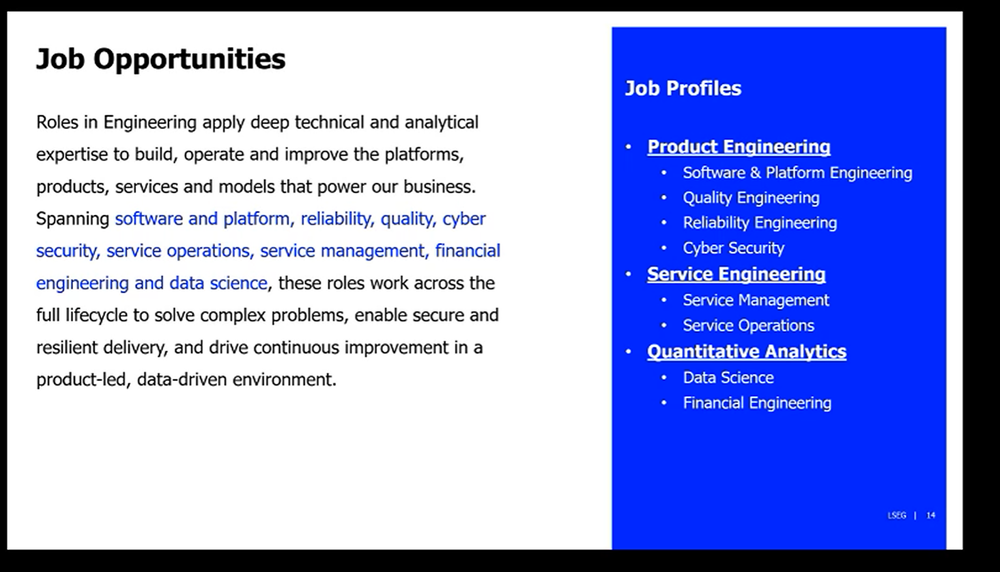
#> input picture data/uploads/Screenshot 2026-07-22 112154.png, 1000 x 572 px, shrunk from 1465 x 838 before the run, found by its file name
$ python adaptive_threshold.py
#> lines starting #> are read from the running program, lines starting #| are printed output that depends on the picture; after the words box and inside, x2 and y2 are one past the last pixel; in counts of white or black regions, pixels touching at a corner belong together
import cv2

image = cv2.imread("data/uploads/Screenshot 2026-07-22 112154.png")
#> image is the input picture: shape (572, 1000, 3); mean B, G, R 220.6, 159.1, 147.4

gray = cv2.cvtColor(image, cv2.COLOR_BGR2GRAY)
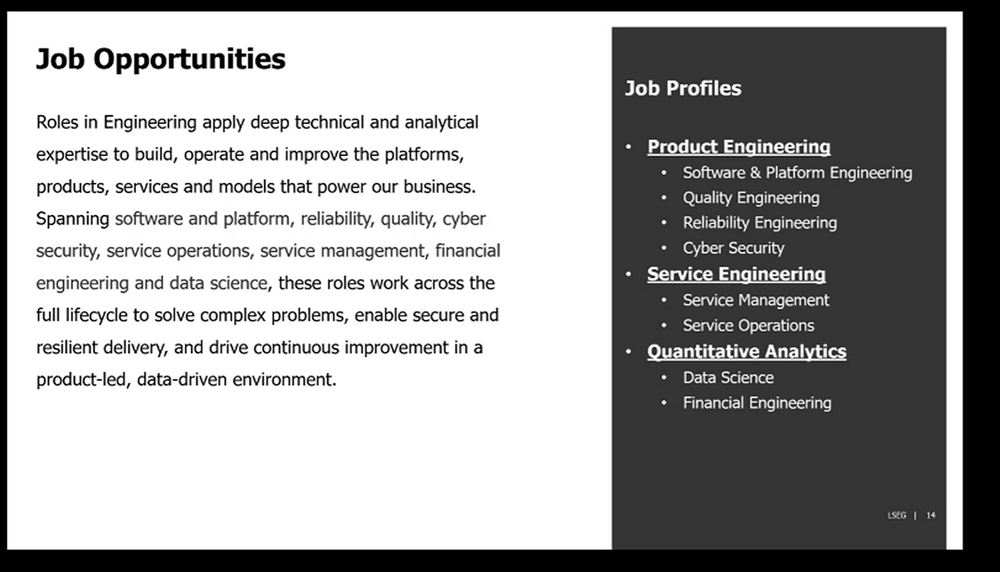
#> gray: shape (572, 1000); min 0, max 255, mean 162.7

adaptive = cv2.adaptiveThreshold(
    gray,
    255,
    cv2.ADAPTIVE_THRESH_GAUSSIAN_C,
    cv2.THRESH_BINARY,
    11,
    2,
)
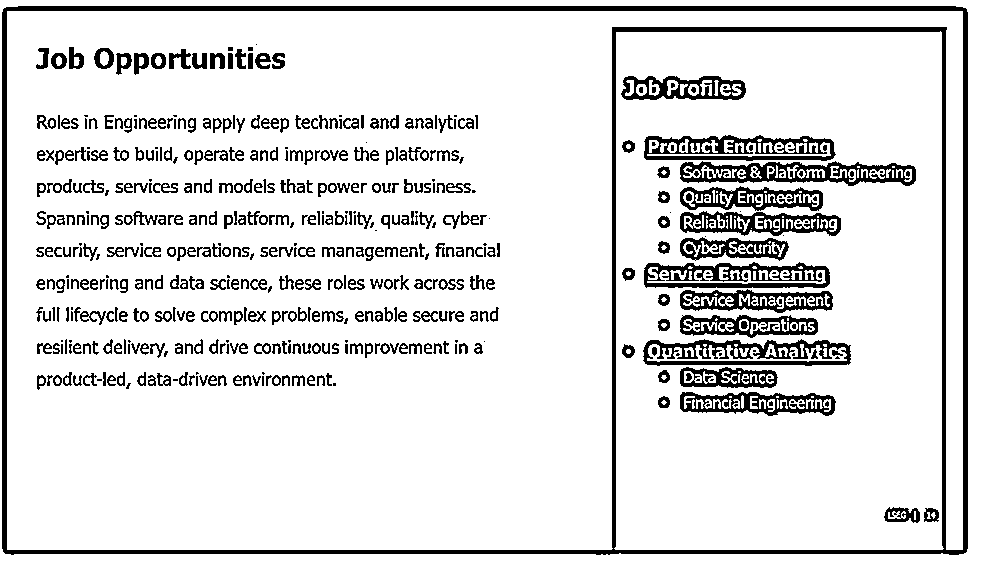
#> adaptive: shape (572, 1000); 87.9% white; 553 black regions (132 under 20 px), largest, box (x1, y1, x2, y2) and area: (2, 6, 968, 555) 19845, (680, 161, 916, 186) 2835, (643, 339, 851, 366) 2799

cv2.imshow("Original", image)
cv2.imshow("Adaptive Threshold", adaptive)

cv2.waitKey(0)
cv2.destroyAllWindows()

$ run again, with data/uploads/Screenshot 2026-07-13 120016.png copied over data/uploads/Screenshot 2026-07-22 112154.png
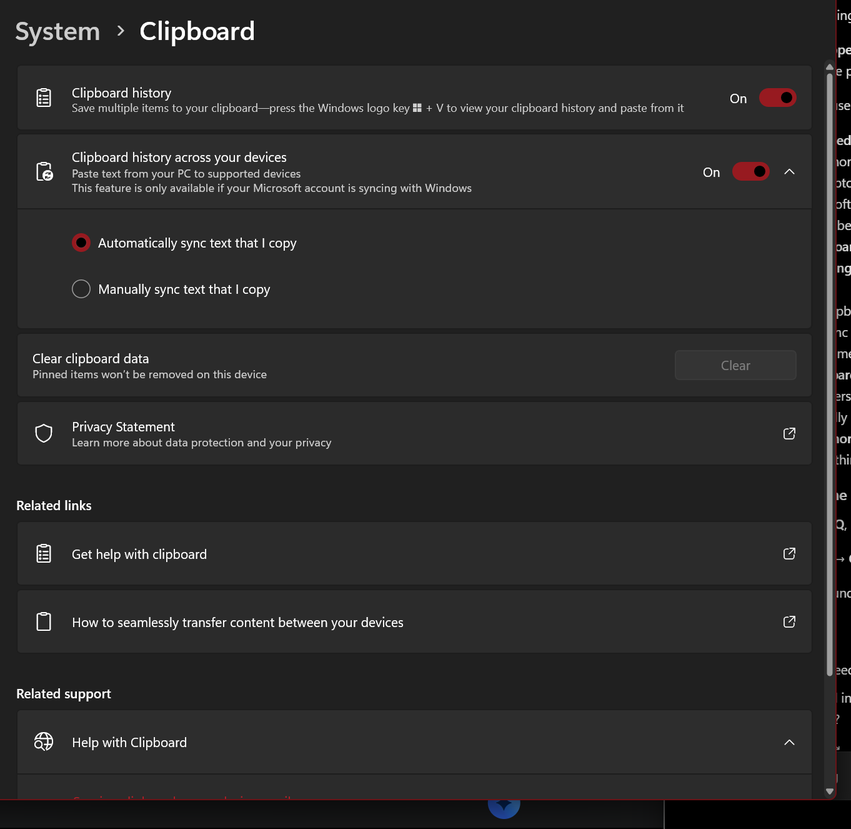
#> input picture data/uploads/Screenshot 2026-07-13 120016.png, 851 x 829 px, shrunk from 1362 x 1326 before the run, found by its file name
#> image is the input picture: shape (829, 851, 3); mean B, G, R 42.6, 42.6, 43
#> `adaptive = cv2.adaptiveThreshold( gray, 255, cv2.ADAPTIVE_THRESH_GAUSS..`:
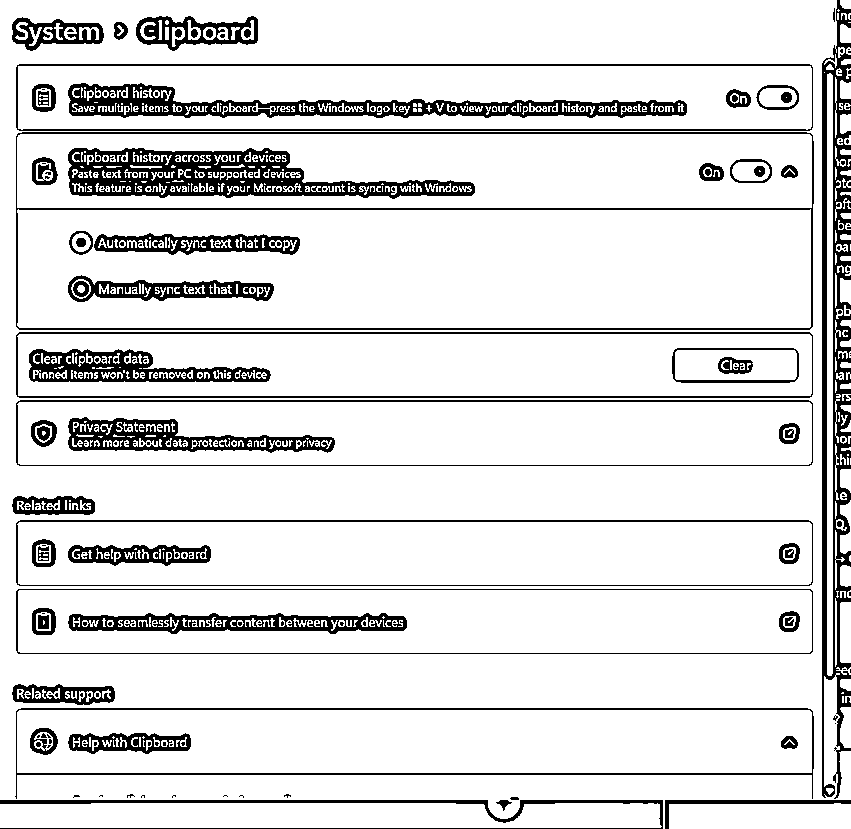
#> adaptive: shape (829, 851); 87.6% white; 320 black regions (256 under 20 px), largest, box (x1, y1, x2, y2) and area: (822, 0, 851, 799) 10456, (68, 148, 475, 199) 9248, (68, 83, 687, 118) 7728
